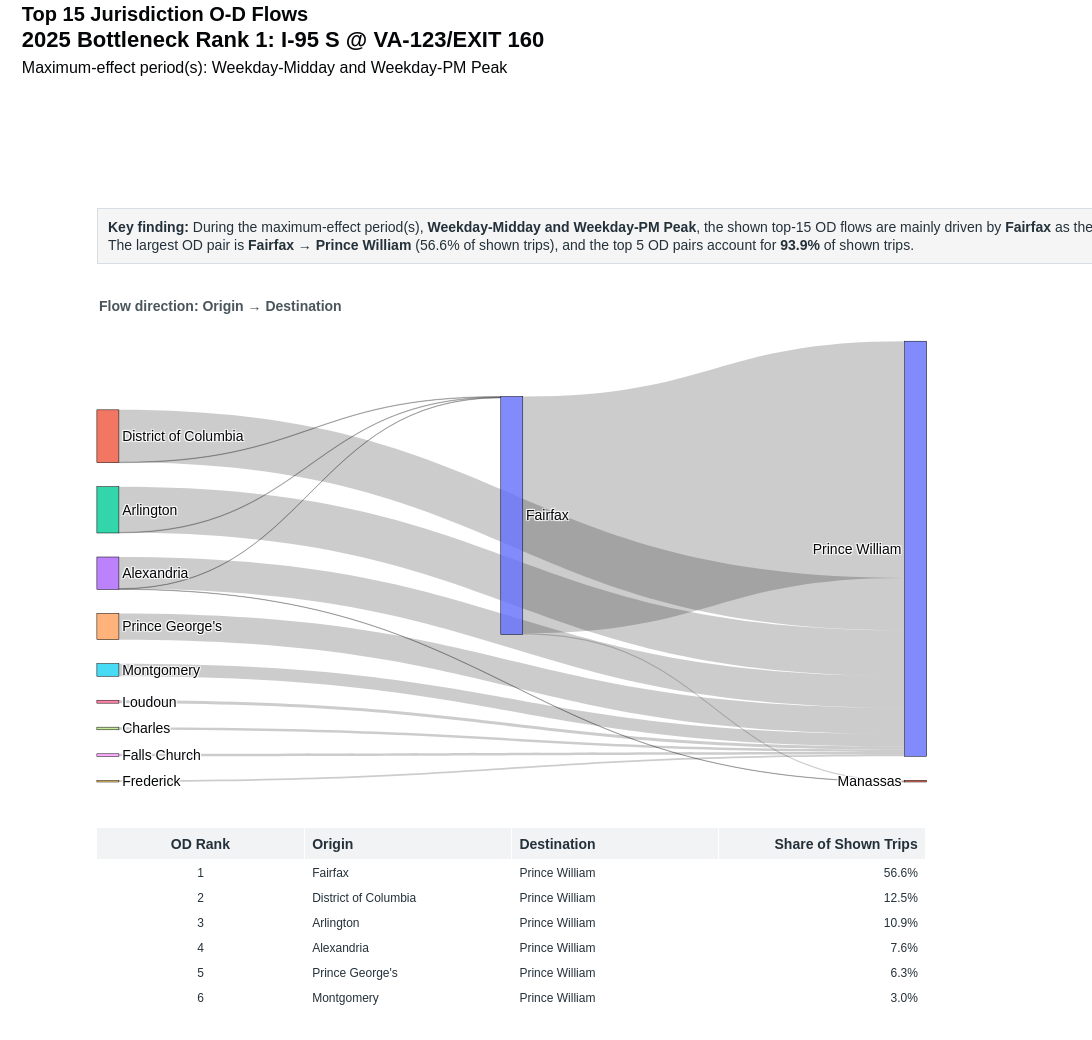

This figure's notebook cell:
### Code cell
county_sankey = make_sankey(county_df, "Top 15 Jurisdiction O-D Flows")
county_sankey

### Figure 1 — Plotly figure (JSON) as saved in the notebook; plotly's stock layout.template omitted (floating-point values rounded to 4 significant figures)
{"data": [{"arrangement": "snap", "domain": {"x": [0.04, 0.94], "y": [0.3, 0.88]}, "link": {"customdata": [[1, "Fairfax", "Prince William", 0.566], [2, "District of Columbia", "Prince William", 0.1252], [3, "Arlington", "Prince William", 0.1094], [4, "Alexandria", "Prince William", 0.0757], [5, "Prince George's", "Prince William", 0.06282], [6, "Montgomery", "Prince William", 0.02995], [7, "Loudoun", "Prince William", 0.007028], [8, "Charles", "Prince William", 0.006291], [9, "Falls Church", "Prince William", 0.006102], [10, "Frederick", "Prince William", 0.003942], [11, "Fairfax", "Manassas", 0.003291], [12, "Arlington", "Fairfax", 0.001286], [13, "District of Columbia", "Fairfax", 0.0012], [14, "Alexandria", "Fairfax", 0.0009599], [15, "Alexandria", "Manassas", 0.0008913]], "hovertemplate": "<b>OD Pair Rank %{customdata[0]}</b><br>%{customdata[1]} → %{customdata[2]}<br>Share of shown top-15 trips: %{customdata[3]:.1%}<extra></extra>", "source": [0, 1, 2, 3, 4, 5, 6, 7, 8, 9, 0, 2, 1, 3, 3], "target": [10, 10, 10, 10, 10, 10, 10, 10, 10, 10, 11, 0, 0, 0, 11], "value": [33017, 7306, 6380, 4416, 3665, 1747, 410, 367, 356, 230, 192, 75, 70, 56, 52]}, "node": {"hovertemplate": "<b>%{label}</b><extra></extra>", "label": ["Fairfax", "District of Columbia", "Arlington", "Alexandria", "Prince George's", "Montgomery", "Loudoun", "Charles", "Falls Church", "Frederick", "Prince William", "Manassas"], "line": {"color": "black", "width": 0.5}, "pad": 24, "thickness": 22}, "type": "sankey"}, {"cells": {"align": ["center", "left", "left", "right"], "fill": {"color": "white"}, "font": {"color": "#24313A", "size": 12}, "height": 25, "values": [[1, 2, 3, 4, 5, 6, 7, 8, 9, 10, 11, 12, 13, 14, 15], ["Fairfax", "District of Columbia", "Arlington", "Alexandria", "Prince George's", "Montgomery", "Loudoun", "Charles", "Falls Church", "Frederick", "Fairfax", "Arlington", "District of Columbia", "Alexandria", "Alexandria"], ["Prince William", "Prince William", "Prince William", "Prince William", "Prince William", "Prince William", "Prince William", "Prince William", "Prince William", "Prince William", "Manassas", "Fairfax", "Fairfax", "Fairfax", "Manassas"], ["56.6%", "12.5%", "10.9%", "7.6%", "6.3%", "3.0%", "0.7%", "0.6%", "0.6%", "0.4%", "0.3%", "0.1%", "0.1%", "0.1%", "0.1%"]]}, "domain": {"x": [0.04, 0.94], "y": [0, 0.24]}, "header": {"align": ["center", "left", "left", "right"], "fill": {"color": "#F1F3F5"}, "font": {"color": "#24313A", "size": 14}, "height": 28, "values": ["<b>OD Rank</b>", "<b>Origin</b>", "<b>Destination</b>", "<b>Share of Shown Trips</b>"]}, "type": "table"}], "layout": {"annotations": [{"align": "left", "bgcolor": "rgba(245,245,245,0.98)", "bordercolor": "#D8DEE3", "borderpad": 10, "borderwidth": 1, "font": {"color": "#24313A", "size": 14}, "showarrow": false, "text": "<b>Key finding:</b> During the maximum-effect period(s), <b>Weekday-Midday and Weekday-PM Peak</b>, the shown top-15 OD flows are mainly driven by <b>Fairfax</b> as the leading origin (56.9% of shown trips) and <b>Prince William</b> as the leading destination (99.2%).<br>The largest OD pair is <b>Fairfax → Prince William</b> (56.6% of shown trips), and the top 5 OD pairs account for <b>93.9%</b> of shown trips.", "x": 0.04, "xref": "paper", "y": 1.055, "yref": "paper"}, {"align": "left", "font": {"color": "#4A555C", "size": 14}, "showarrow": false, "text": "<b>Flow direction: Origin → Destination</b>", "x": 0.04, "xref": "paper", "y": 0.94, "yref": "paper"}], "font": {"color": "#050608", "family": "Arial", "size": 14}, "height": 1040, "margin": {"b": 30, "l": 60, "r": 110, "t": 250}, "paper_bgcolor": "white", "plot_bgcolor": "white", "title": {"text": "<b>Top 15 Jurisdiction O-D Flows</b><br><span style='font-size:22px'><b>2025 Bottleneck Rank 1: I-95 S @ VA-123/EXIT 160</b></span><br><span style='font-size:16px'>Maximum-effect period(s): Weekday-Midday and Weekday-PM Peak</span>", "x": 0.02, "xanchor": "left", "y": 0.98, "yanchor": "top"}, "width": 1250}}
